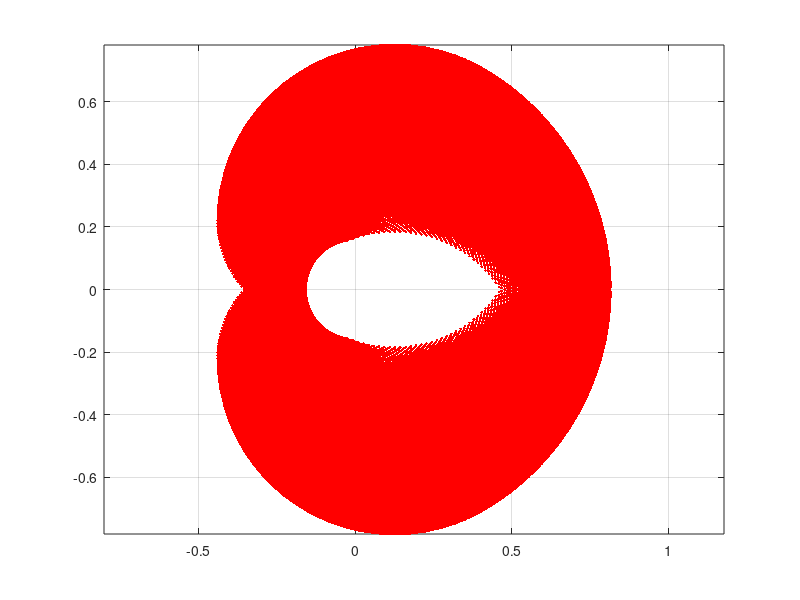

Source code (MATLAB):
%q5 - workspace
%http://au.mathworks.com/help/fuzzy/examples/modeling-inverse-kinematics-in-a-robotic-arm.html
close all
clear
clc

mm = 10^-3;
DEGREES = pi/180;
RADIANS = 180/pi;

L1 = 250*mm;
L2= 250*mm;
L3 = 315*mm;

t1 = linspace(-pi/3,pi/3);
t2 = linspace(-2*pi/3, 2*pi/3);
t3 = linspace(-pi/2, pi/2);

[T1, T2, T3] = meshgrid(t1,t2,t3);

X = L1*cos(T1)+L2*cos(T1+T2)+L3*cos(T1+T2+T3);  %typo here put in final
Y = L1*sin(T1)+L2*sin(T1+T2)+L3*sin(T1+T2+T3);

plot(X(:), Y(:), 'r.'); %last column of X and Y
axis equal
grid
